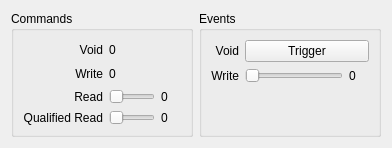
<?xml version="1.0" encoding="UTF-8"?>
<ui version="4.0">
 <class>ServerWidget</class>
 <widget class="QWidget" name="ServerWidget">
  <property name="geometry">
   <rect>
    <x>0</x>
    <y>0</y>
    <width>392</width>
    <height>148</height>
   </rect>
  </property>
  <layout class="QHBoxLayout" name="horizontalLayout" stretch="1,1">
   <item>
    <widget class="QGroupBox" name="CommandsGroupBox">
     <property name="title">
      <string>Commands</string>
     </property>
     <layout class="QGridLayout" name="gridLayout_2" columnstretch="0,1,0">
      <item row="0" column="0">
       <widget class="QLabel" name="VoidLabel">
        <property name="text">
         <string>Void</string>
        </property>
        <property name="alignment">
         <set>Qt::AlignRight|Qt::AlignTrailing|Qt::AlignVCenter</set>
        </property>
       </widget>
      </item>
      <item row="1" column="0">
       <widget class="QLabel" name="WriteLabel">
        <property name="text">
         <string>Write</string>
        </property>
        <property name="alignment">
         <set>Qt::AlignRight|Qt::AlignTrailing|Qt::AlignVCenter</set>
        </property>
       </widget>
      </item>
      <item row="2" column="0">
       <widget class="QLabel" name="ReadLabel">
        <property name="text">
         <string>Read</string>
        </property>
        <property name="alignment">
         <set>Qt::AlignRight|Qt::AlignTrailing|Qt::AlignVCenter</set>
        </property>
       </widget>
      </item>
      <item row="3" column="0">
       <widget class="QLabel" name="QualifiedReadLabel">
        <property name="text">
         <string>Qualified Read</string>
        </property>
        <property name="alignment">
         <set>Qt::AlignRight|Qt::AlignTrailing|Qt::AlignVCenter</set>
        </property>
       </widget>
      </item>
      <item row="2" column="1">
       <widget class="QSlider" name="ReadSlider">
        <property name="orientation">
         <enum>Qt::Horizontal</enum>
        </property>
       </widget>
      </item>
      <item row="2" column="2">
       <widget class="QLabel" name="ReadValue">
        <property name="minimumSize">
         <size>
          <width>20</width>
          <height>0</height>
         </size>
        </property>
        <property name="text">
         <string>0</string>
        </property>
       </widget>
      </item>
      <item row="3" column="1">
       <widget class="QSlider" name="QualifiedReadSlider">
        <property name="orientation">
         <enum>Qt::Horizontal</enum>
        </property>
       </widget>
      </item>
      <item row="3" column="2">
       <widget class="QLabel" name="QualifiedReadValue">
        <property name="minimumSize">
         <size>
          <width>20</width>
          <height>0</height>
         </size>
        </property>
        <property name="text">
         <string>0</string>
        </property>
       </widget>
      </item>
      <item row="0" column="1" colspan="2">
       <widget class="QLabel" name="VoidValue">
        <property name="minimumSize">
         <size>
          <width>20</width>
          <height>0</height>
         </size>
        </property>
        <property name="text">
         <string>0</string>
        </property>
       </widget>
      </item>
      <item row="1" column="1" colspan="2">
       <widget class="QLabel" name="WriteValue">
        <property name="minimumSize">
         <size>
          <width>20</width>
          <height>0</height>
         </size>
        </property>
        <property name="text">
         <string>0</string>
        </property>
       </widget>
      </item>
     </layout>
    </widget>
   </item>
   <item>
    <widget class="QGroupBox" name="EventsGroupBox">
     <property name="title">
      <string>Events</string>
     </property>
     <layout class="QGridLayout" name="gridLayout_3" columnstretch="0,1,0">
      <item row="0" column="0">
       <widget class="QLabel" name="EventVoidLabel">
        <property name="text">
         <string>Void</string>
        </property>
        <property name="alignment">
         <set>Qt::AlignRight|Qt::AlignTrailing|Qt::AlignVCenter</set>
        </property>
       </widget>
      </item>
      <item row="1" column="0">
       <widget class="QLabel" name="EventWriteLabel">
        <property name="text">
         <string>Write</string>
        </property>
        <property name="alignment">
         <set>Qt::AlignRight|Qt::AlignTrailing|Qt::AlignVCenter</set>
        </property>
       </widget>
      </item>
      <item row="0" column="1" colspan="2">
       <widget class="QPushButton" name="EventVoidButton">
        <property name="text">
         <string>Trigger</string>
        </property>
       </widget>
      </item>
      <item row="2" column="1">
       <spacer name="verticalSpacer">
        <property name="orientation">
         <enum>Qt::Vertical</enum>
        </property>
        <property name="sizeHint" stdset="0">
         <size>
          <width>20</width>
          <height>40</height>
         </size>
        </property>
       </spacer>
      </item>
      <item row="1" column="1">
       <widget class="QSlider" name="EventWriteSlider">
        <property name="orientation">
         <enum>Qt::Horizontal</enum>
        </property>
       </widget>
      </item>
      <item row="1" column="2">
       <widget class="QLabel" name="EventWriteValue">
        <property name="minimumSize">
         <size>
          <width>20</width>
          <height>0</height>
         </size>
        </property>
        <property name="text">
         <string>0</string>
        </property>
       </widget>
      </item>
     </layout>
    </widget>
   </item>
  </layout>
 </widget>
 <resources/>
 <connections>
  <connection>
   <sender>ReadSlider</sender>
   <signal>valueChanged(int)</signal>
   <receiver>ReadValue</receiver>
   <slot>setNum(int)</slot>
   <hints>
    <hint type="sourcelabel">
     <x>166</x>
     <y>119</y>
    </hint>
    <hint type="destinationlabel">
     <x>222</x>
     <y>119</y>
    </hint>
   </hints>
  </connection>
  <connection>
   <sender>QualifiedReadSlider</sender>
   <signal>valueChanged(int)</signal>
   <receiver>QualifiedReadValue</receiver>
   <slot>setNum(int)</slot>
   <hints>
    <hint type="sourcelabel">
     <x>166</x>
     <y>156</y>
    </hint>
    <hint type="destinationlabel">
     <x>222</x>
     <y>156</y>
    </hint>
   </hints>
  </connection>
  <connection>
   <sender>EventWriteSlider</sender>
   <signal>valueChanged(int)</signal>
   <receiver>EventWriteValue</receiver>
   <slot>setNum(int)</slot>
   <hints>
    <hint type="sourcelabel">
     <x>386</x>
     <y>78</y>
    </hint>
    <hint type="destinationlabel">
     <x>468</x>
     <y>78</y>
    </hint>
   </hints>
  </connection>
 </connections>
</ui>
